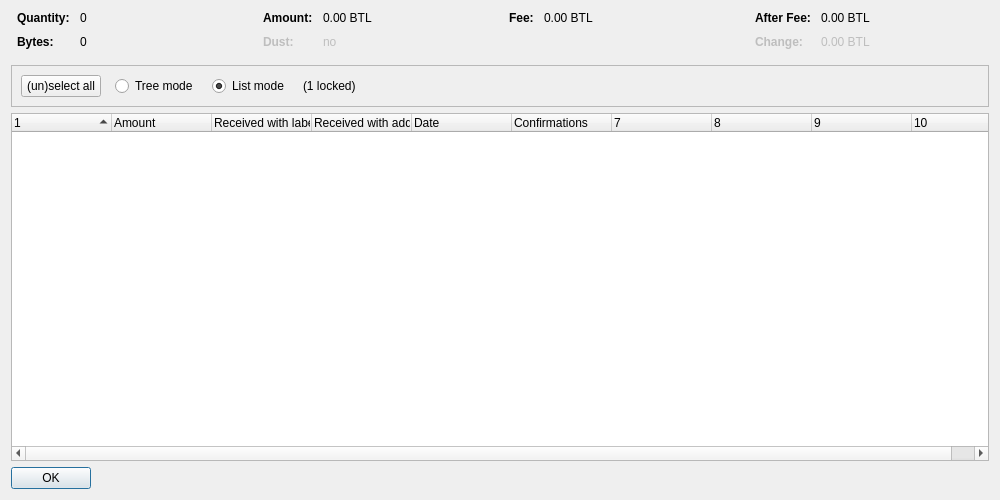
<?xml version="1.0" encoding="UTF-8"?>
<ui version="4.0">
 <class>CoinControlDialog</class>
 <widget class="QDialog" name="CoinControlDialog">
  <property name="geometry">
   <rect>
    <x>0</x>
    <y>0</y>
    <width>1000</width>
    <height>500</height>
   </rect>
  </property>
  <property name="windowTitle">
   <string>Coin Selection</string>
  </property>
  <layout class="QVBoxLayout" name="verticalLayout">
   <item>
    <layout class="QHBoxLayout" name="horizontalLayoutTop" stretch="0,0,0,0">
     <property name="topMargin">
      <number>0</number>
     </property>
     <property name="bottomMargin">
      <number>10</number>
     </property>
     <item>
      <layout class="QFormLayout" name="formLayoutCoinControl1">
       <property name="horizontalSpacing">
        <number>10</number>
       </property>
       <property name="verticalSpacing">
        <number>10</number>
       </property>
       <property name="leftMargin">
        <number>6</number>
       </property>
       <property name="rightMargin">
        <number>6</number>
       </property>
       <item row="0" column="0">
        <widget class="QLabel" name="labelCoinControlQuantityText">
         <property name="font">
          <font>
           <weight>75</weight>
           <bold>true</bold>
          </font>
         </property>
         <property name="text">
          <string>Quantity:</string>
         </property>
        </widget>
       </item>
       <item row="0" column="1">
        <widget class="QLabel" name="labelCoinControlQuantity">
         <property name="cursor">
          <cursorShape>IBeamCursor</cursorShape>
         </property>
         <property name="contextMenuPolicy">
          <enum>Qt::ActionsContextMenu</enum>
         </property>
         <property name="text">
          <string notr="true">0</string>
         </property>
         <property name="textInteractionFlags">
          <set>Qt::LinksAccessibleByMouse|Qt::TextSelectableByKeyboard|Qt::TextSelectableByMouse</set>
         </property>
        </widget>
       </item>
       <item row="1" column="0">
        <widget class="QLabel" name="labelCoinControlBytesText">
         <property name="font">
          <font>
           <weight>75</weight>
           <bold>true</bold>
          </font>
         </property>
         <property name="text">
          <string>Bytes:</string>
         </property>
        </widget>
       </item>
       <item row="1" column="1">
        <widget class="QLabel" name="labelCoinControlBytes">
         <property name="cursor">
          <cursorShape>IBeamCursor</cursorShape>
         </property>
         <property name="contextMenuPolicy">
          <enum>Qt::ActionsContextMenu</enum>
         </property>
         <property name="text">
          <string notr="true">0</string>
         </property>
         <property name="textInteractionFlags">
          <set>Qt::LinksAccessibleByMouse|Qt::TextSelectableByKeyboard|Qt::TextSelectableByMouse</set>
         </property>
        </widget>
       </item>
      </layout>
     </item>
     <item>
      <layout class="QFormLayout" name="formLayoutCoinControl2">
       <property name="horizontalSpacing">
        <number>10</number>
       </property>
       <property name="verticalSpacing">
        <number>10</number>
       </property>
       <property name="leftMargin">
        <number>6</number>
       </property>
       <property name="rightMargin">
        <number>6</number>
       </property>
       <item row="0" column="0">
        <widget class="QLabel" name="labelCoinControlAmountText">
         <property name="font">
          <font>
           <weight>75</weight>
           <bold>true</bold>
          </font>
         </property>
         <property name="text">
          <string>Amount:</string>
         </property>
        </widget>
       </item>
       <item row="0" column="1">
        <widget class="QLabel" name="labelCoinControlAmount">
         <property name="cursor">
          <cursorShape>IBeamCursor</cursorShape>
         </property>
         <property name="contextMenuPolicy">
          <enum>Qt::ActionsContextMenu</enum>
         </property>
         <property name="text">
          <string notr="true">0.00 BTL</string>
         </property>
         <property name="textInteractionFlags">
          <set>Qt::LinksAccessibleByMouse|Qt::TextSelectableByKeyboard|Qt::TextSelectableByMouse</set>
         </property>
        </widget>
       </item>
       <item row="1" column="0">
        <widget class="QLabel" name="labelCoinControlLowOutputText">
         <property name="enabled">
          <bool>false</bool>
         </property>
         <property name="font">
          <font>
           <weight>75</weight>
           <bold>true</bold>
          </font>
         </property>
         <property name="text">
          <string>Dust:</string>
         </property>
        </widget>
       </item>
       <item row="1" column="1">
        <widget class="QLabel" name="labelCoinControlLowOutput">
         <property name="enabled">
          <bool>false</bool>
         </property>
         <property name="cursor">
          <cursorShape>IBeamCursor</cursorShape>
         </property>
         <property name="contextMenuPolicy">
          <enum>Qt::ActionsContextMenu</enum>
         </property>
         <property name="text">
          <string notr="true">no</string>
         </property>
         <property name="textInteractionFlags">
          <set>Qt::LinksAccessibleByMouse|Qt::TextSelectableByKeyboard|Qt::TextSelectableByMouse</set>
         </property>
        </widget>
       </item>
      </layout>
     </item>
     <item>
      <layout class="QFormLayout" name="formLayoutCoinControl3">
       <property name="horizontalSpacing">
        <number>10</number>
       </property>
       <property name="verticalSpacing">
        <number>10</number>
       </property>
       <property name="leftMargin">
        <number>6</number>
       </property>
       <property name="rightMargin">
        <number>6</number>
       </property>
       <item row="0" column="0">
        <widget class="QLabel" name="labelCoinControlFeeText">
         <property name="font">
          <font>
           <weight>75</weight>
           <bold>true</bold>
          </font>
         </property>
         <property name="text">
          <string>Fee:</string>
         </property>
        </widget>
       </item>
       <item row="0" column="1">
        <widget class="QLabel" name="labelCoinControlFee">
         <property name="cursor">
          <cursorShape>IBeamCursor</cursorShape>
         </property>
         <property name="contextMenuPolicy">
          <enum>Qt::ActionsContextMenu</enum>
         </property>
         <property name="text">
          <string notr="true">0.00 BTL</string>
         </property>
         <property name="textInteractionFlags">
          <set>Qt::LinksAccessibleByMouse|Qt::TextSelectableByKeyboard|Qt::TextSelectableByMouse</set>
         </property>
        </widget>
       </item>
      </layout>
     </item>
     <item>
      <layout class="QFormLayout" name="formLayoutCoinControl4">
       <property name="horizontalSpacing">
        <number>10</number>
       </property>
       <property name="verticalSpacing">
        <number>10</number>
       </property>
       <property name="leftMargin">
        <number>6</number>
       </property>
       <property name="rightMargin">
        <number>6</number>
       </property>
       <item row="0" column="0">
        <widget class="QLabel" name="labelCoinControlAfterFeeText">
         <property name="font">
          <font>
           <weight>75</weight>
           <bold>true</bold>
          </font>
         </property>
         <property name="text">
          <string>After Fee:</string>
         </property>
        </widget>
       </item>
       <item row="0" column="1">
        <widget class="QLabel" name="labelCoinControlAfterFee">
         <property name="cursor">
          <cursorShape>IBeamCursor</cursorShape>
         </property>
         <property name="contextMenuPolicy">
          <enum>Qt::ActionsContextMenu</enum>
         </property>
         <property name="text">
          <string notr="true">0.00 BTL</string>
         </property>
         <property name="textInteractionFlags">
          <set>Qt::LinksAccessibleByMouse|Qt::TextSelectableByKeyboard|Qt::TextSelectableByMouse</set>
         </property>
        </widget>
       </item>
       <item row="1" column="0">
        <widget class="QLabel" name="labelCoinControlChangeText">
         <property name="enabled">
          <bool>false</bool>
         </property>
         <property name="font">
          <font>
           <weight>75</weight>
           <bold>true</bold>
          </font>
         </property>
         <property name="text">
          <string>Change:</string>
         </property>
        </widget>
       </item>
       <item row="1" column="1">
        <widget class="QLabel" name="labelCoinControlChange">
         <property name="enabled">
          <bool>false</bool>
         </property>
         <property name="cursor">
          <cursorShape>IBeamCursor</cursorShape>
         </property>
         <property name="contextMenuPolicy">
          <enum>Qt::ActionsContextMenu</enum>
         </property>
         <property name="text">
          <string notr="true">0.00 BTL</string>
         </property>
         <property name="textInteractionFlags">
          <set>Qt::LinksAccessibleByMouse|Qt::TextSelectableByKeyboard|Qt::TextSelectableByMouse</set>
         </property>
        </widget>
       </item>
      </layout>
     </item>
    </layout>
   </item>
   <item>
    <widget class="QFrame" name="frame">
     <property name="minimumSize">
      <size>
       <width>0</width>
       <height>40</height>
      </size>
     </property>
     <property name="frameShape">
      <enum>QFrame::StyledPanel</enum>
     </property>
     <property name="frameShadow">
      <enum>QFrame::Sunken</enum>
     </property>
     <layout class="QHBoxLayout" name="horizontalLayout">
      <item>
       <layout class="QHBoxLayout" name="horizontalLayoutPanel" stretch="0,0,0,0,0">
        <property name="spacing">
         <number>14</number>
        </property>
        <item>
         <widget class="QPushButton" name="pushButtonSelectAll">
          <property name="sizePolicy">
           <sizepolicy hsizetype="Maximum" vsizetype="Fixed">
            <horstretch>0</horstretch>
            <verstretch>0</verstretch>
           </sizepolicy>
          </property>
          <property name="text">
           <string>(un)select all</string>
          </property>
          <property name="autoDefault">
           <bool>false</bool>
          </property>
         </widget>
        </item>
        <item>
         <widget class="QRadioButton" name="radioTreeMode">
          <property name="sizePolicy">
           <sizepolicy hsizetype="Maximum" vsizetype="Fixed">
            <horstretch>0</horstretch>
            <verstretch>0</verstretch>
           </sizepolicy>
          </property>
          <property name="text">
           <string>Tree mode</string>
          </property>
         </widget>
        </item>
        <item>
         <widget class="QRadioButton" name="radioListMode">
          <property name="sizePolicy">
           <sizepolicy hsizetype="Maximum" vsizetype="Fixed">
            <horstretch>0</horstretch>
            <verstretch>0</verstretch>
           </sizepolicy>
          </property>
          <property name="text">
           <string>List mode</string>
          </property>
          <property name="checked">
           <bool>true</bool>
          </property>
         </widget>
        </item>
        <item>
         <widget class="QLabel" name="labelLocked">
          <property name="text">
           <string notr="true">(1 locked)</string>
          </property>
         </widget>
        </item>
        <item>
         <spacer name="horizontalSpacer">
          <property name="orientation">
           <enum>Qt::Horizontal</enum>
          </property>
          <property name="sizeHint" stdset="0">
           <size>
            <width>40</width>
            <height>20</height>
           </size>
          </property>
         </spacer>
        </item>
       </layout>
      </item>
     </layout>
    </widget>
   </item>
   <item>
    <widget class="CoinControlTreeWidget" name="treeWidget">
     <property name="contextMenuPolicy">
      <enum>Qt::CustomContextMenu</enum>
     </property>
     <property name="sortingEnabled">
      <bool>false</bool>
     </property>
     <property name="columnCount">
      <number>10</number>
     </property>
     <attribute name="headerShowSortIndicator" stdset="0">
      <bool>true</bool>
     </attribute>
     <attribute name="headerStretchLastSection">
      <bool>false</bool>
     </attribute>
     <column>
      <property name="text">
       <string/>
      </property>
     </column>
     <column>
      <property name="text">
       <string>Amount</string>
      </property>
     </column>
     <column>
      <property name="text">
       <string>Received with label</string>
      </property>
     </column>
     <column>
      <property name="text">
       <string>Received with address</string>
      </property>
     </column>
     <column>
      <property name="text">
       <string>Date</string>
      </property>
     </column>
     <column>
      <property name="text">
       <string>Confirmations</string>
      </property>
      <property name="toolTip">
       <string>Confirmed</string>
      </property>
     </column>
     <column>
      <property name="text">
       <string/>
      </property>
     </column>
     <column>
      <property name="text">
       <string/>
      </property>
     </column>
     <column>
      <property name="text">
       <string/>
      </property>
     </column>
     <column>
      <property name="text">
       <string/>
      </property>
     </column>
    </widget>
   </item>
   <item>
    <widget class="QDialogButtonBox" name="buttonBox">
     <property name="sizePolicy">
      <sizepolicy hsizetype="Maximum" vsizetype="Fixed">
       <horstretch>0</horstretch>
       <verstretch>0</verstretch>
      </sizepolicy>
     </property>
     <property name="orientation">
      <enum>Qt::Horizontal</enum>
     </property>
     <property name="standardButtons">
      <set>QDialogButtonBox::Ok</set>
     </property>
    </widget>
   </item>
  </layout>
 </widget>
 <customwidgets>
  <customwidget>
   <class>CoinControlTreeWidget</class>
   <extends>QTreeWidget</extends>
   <header>coincontroltreewidget.h</header>
  </customwidget>
 </customwidgets>
 <resources/>
 <connections/>
</ui>
